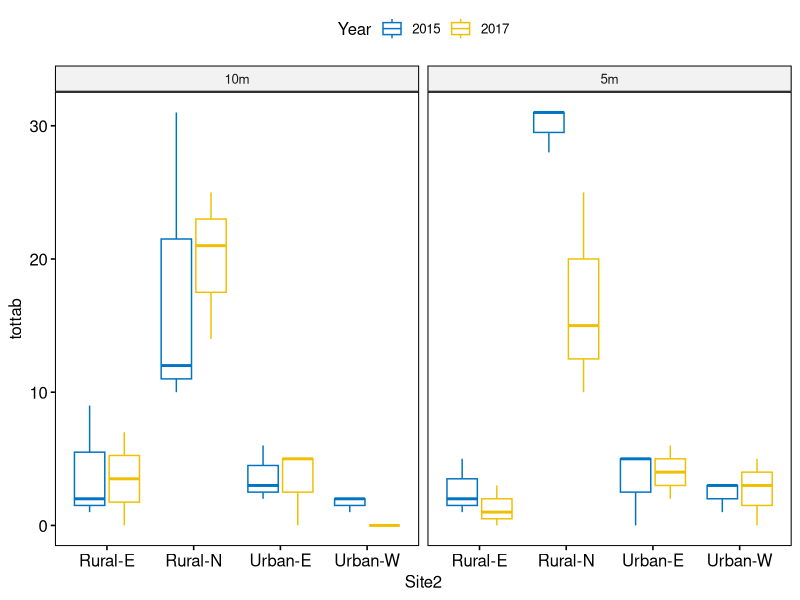
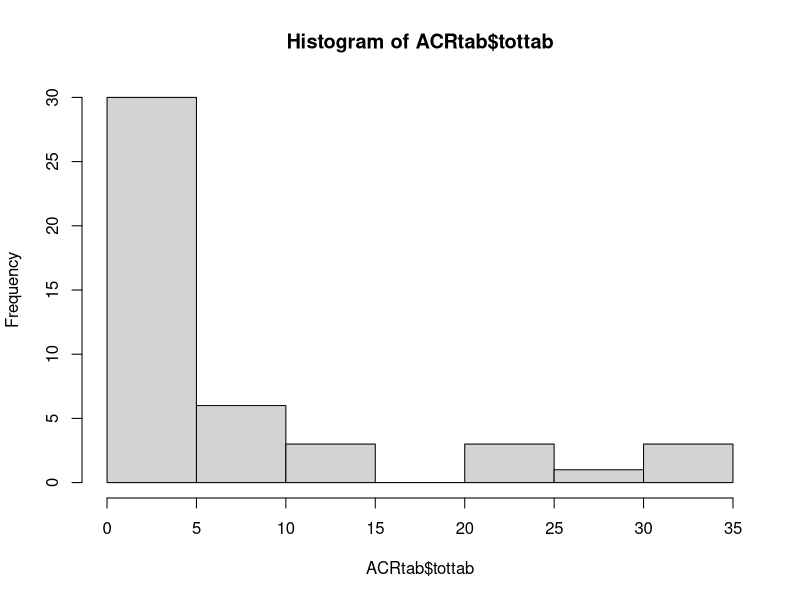
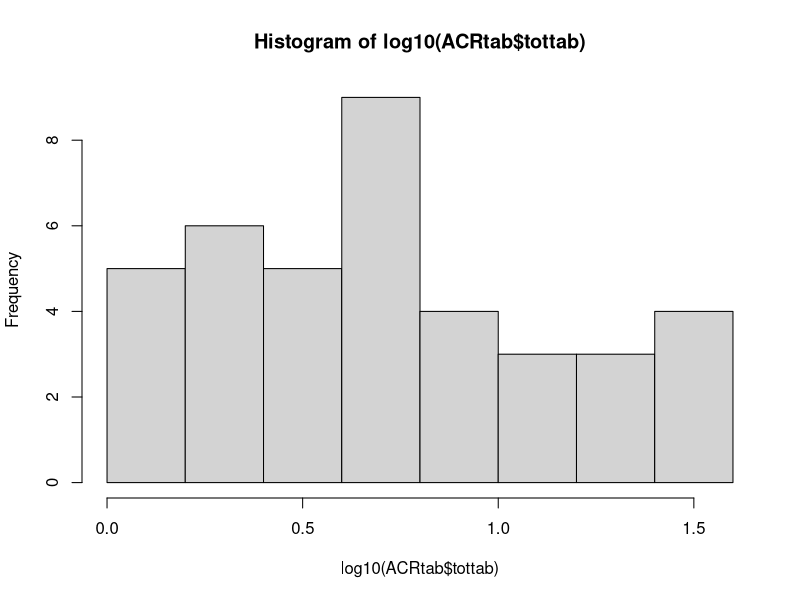
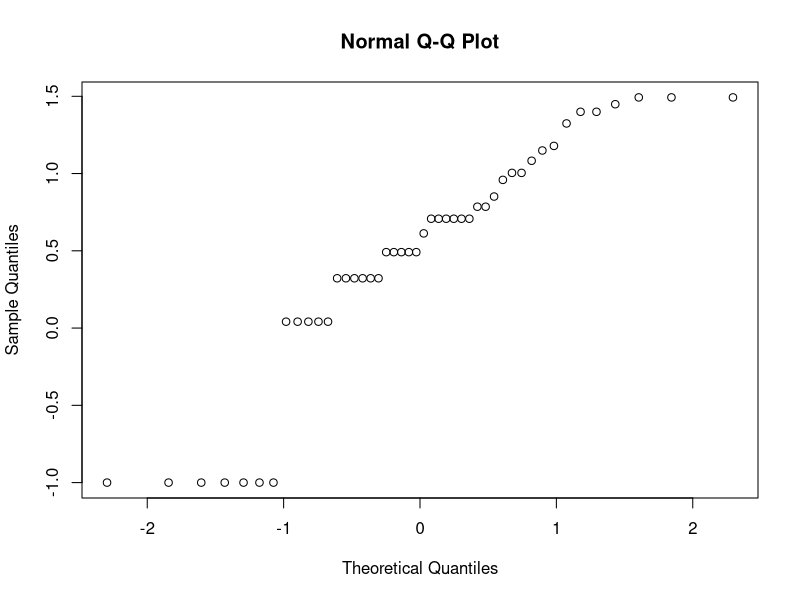
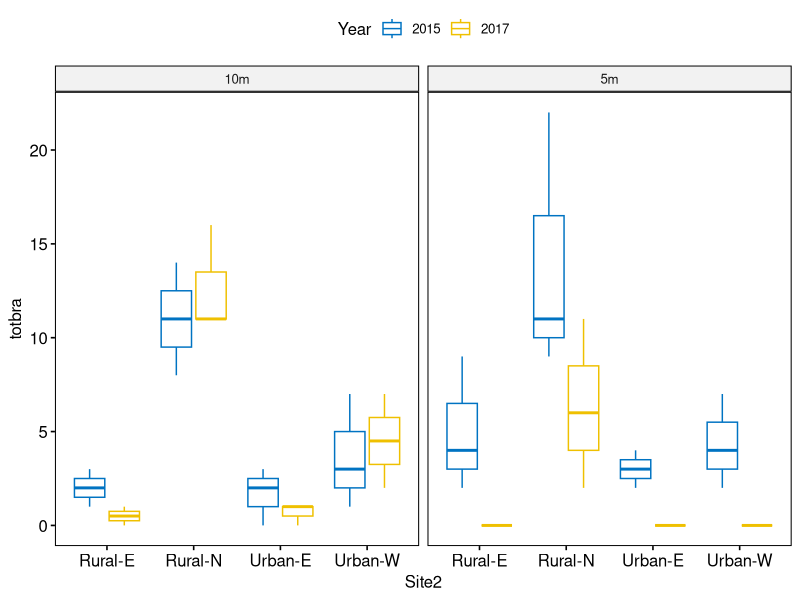
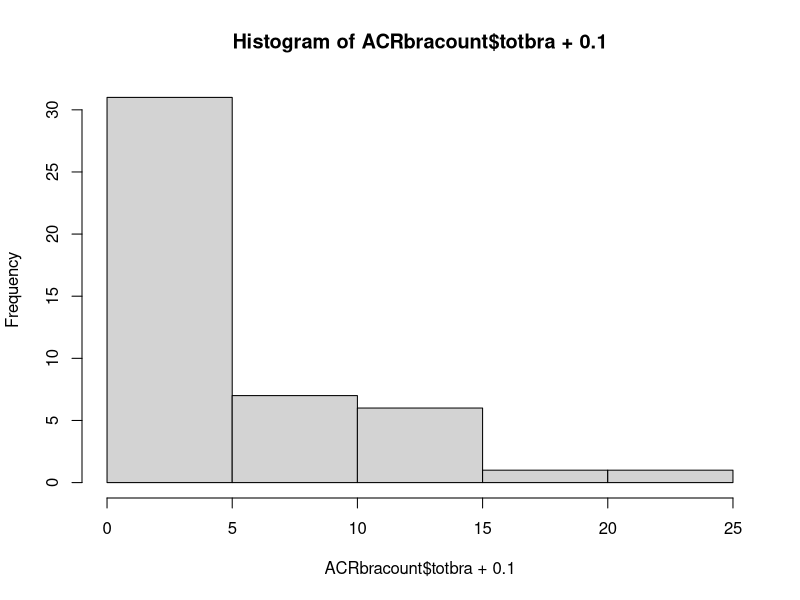
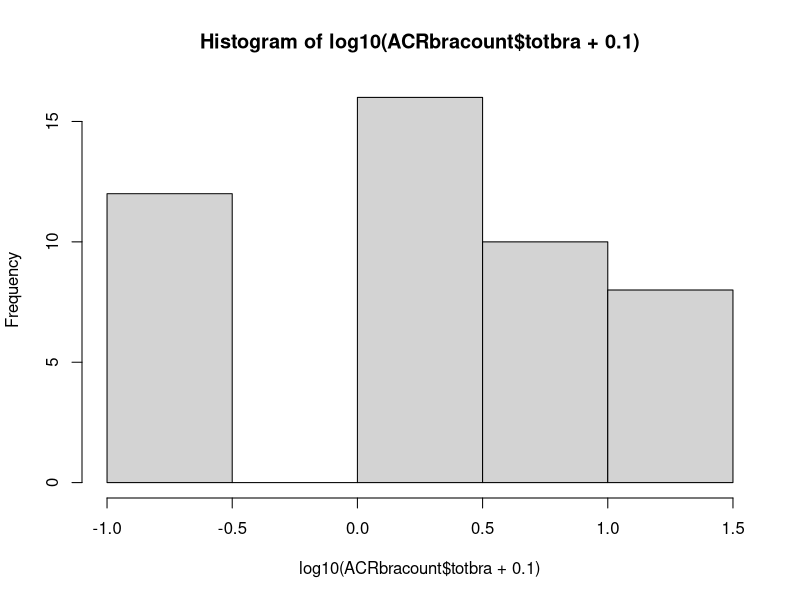
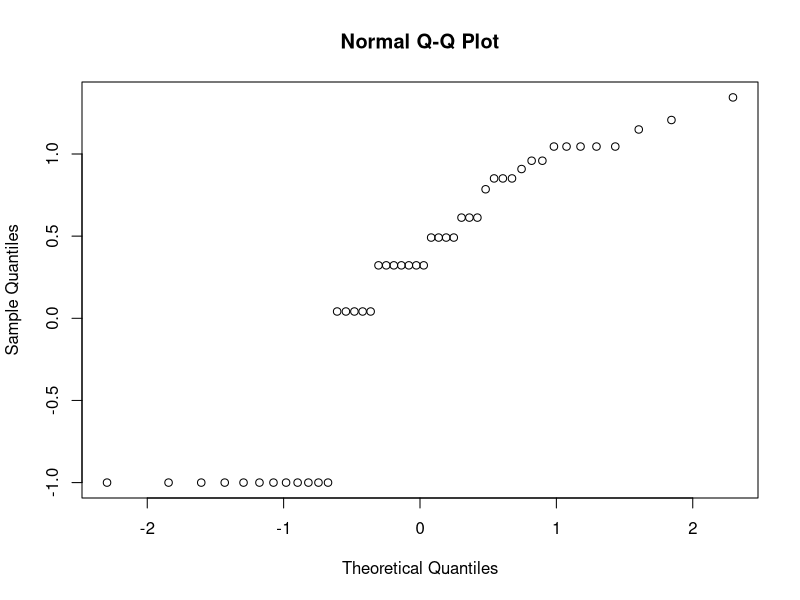

R code for these plots, in order:
## ---- chunk 1
knitr::opts_chunk$set(echo = TRUE)
## ---- chunk 2
library(here) # to use relative file paths to read in data
library(readr)
comp1517 <- read_csv(here("data/CoralHealth-2015-2017edit092021-R-genmorph.csv")) 

library(dplyr)
comp1517_factor <- comp1517 %>%  mutate(across(where(is.character),as.factor))
   
comp1517_factor$Year <- as.factor(comp1517_factor$Year) # year also as a factor

head(comp1517_factor)
## ---- chunk 3
comp1517_factor$long_id <-  as.factor(paste(comp1517_factor$Site2, comp1517_factor$Depth, comp1517_factor$Transect,
                                            sep = "_"))

levels(comp1517_factor$long_id)

ids <- read.csv(here::here("data/unique_ids.csv"))

comp1517_factor <- inner_join(comp1517_factor, ids,
                              by = 'long_id')
comp1517_factor$num_id <- as.factor(comp1517_factor$num_id)
## ---- chunk 4
library(tidyr)

ACRcount <- comp1517_factor %>% 
   group_by(Year, Site2, Depth, Transect, num_id, GEN, morph) %>% 
   dplyr::summarize(totmorph = sum(Number)) %>% 
        filter(GEN == "ACR") %>% 
      pivot_wider(names_from = morph,
                  values_from = totmorph,
                  values_fill = 0) %>%
   pivot_longer(bush:bottle, names_to = 'morph',
                values_to = 'totmorph')

ACRtab <- ACRcount %>% 
   filter(morph == 'corym' | morph == 'tab') %>%
   dplyr::summarize(tottab = sum(totmorph))

library(ggpubr) 
ggboxplot(
  ACRtab, x = "Site2", y = "tottab", facet.by = 'Depth',
  color = "Year", palette = "jco"
  )

# check nomality
hist(ACRtab$tottab)
hist(log10(ACRtab$tottab))
qqnorm(log10(ACRtab$tottab+.1))
library(car)
leveneTest(tottab ~ Year * Site2 * Depth, data = ACRtab)
## ---- chunk 5
# normal anova
summary(aov(log10(tottab + .1) ~ Year * Site2 * Depth +
               Error(num_id), data = ACRtab))

# mixed model approach
library(nlme)
acr.lme <- lme(log10(tottab + .1 ) ~ Year *Site2 * Depth, 
               random = ~1|num_id,
               data = ACRtab, na.action = na.exclude)
#acr.lme
summary(acr.lme)
library(car)
Anova(acr.lme) # used
library(emmeans)
emmeans(acr.lme, list(pairwise ~ Site2), adjust = "tukey")
## ---- chunk 6
acr.lme2 <- lme(log10(tottab + .1) ~ Year *Site2 * Depth, 
                random = ~Year|num_id,
               data = ACRtab, na.action = na.exclude)

summary(acr.lme2)
Anova(acr.lme2)
emmeans(acr.lme, list(pairwise ~ Site2), adjust = "tukey")

anova(acr.lme, acr.lme2)  # not significantly different
## ---- chunk 7
ACRtabave <- ACRtab %>% 
   group_by( Site2, GEN) %>% 
   dplyr::summarize(ave = mean(tottab), SE = sd(tottab)/n())
ACRtabave
## ---- chunk 8
ACRbracount <- ACRcount %>% 
   filter(morph == "br" | morph == "bush" | morph == "stag") %>% 
   dplyr::summarize(totbra = sum(totmorph))

# boxplot
ggboxplot(
  ACRbracount, x = "Site2", y = "totbra", facet.by = 'Depth',
  color = "Year", palette = "jco"
  )

# check normality
hist(ACRbracount$totbra + 0.1)
hist(log10(ACRbracount$totbra +0.1))
qqnorm(log10(ACRbracount$totbra +0.1))
leveneTest(totbra ~ Year * Site2 * Depth, data = ACRbracount)
## ---- chunk 9
acrbra.lme <- lme(log10(totbra + 0.1) ~ Year * Site2 * Depth, 
                  random = ~1|num_id,
               data = ACRbracount, na.action = na.exclude)
acrbra.lme
summary(acrbra.lme) # lowest AIC
Anova(acrbra.lme)
emmeans(acr.lme, list(pairwise ~ Site2), adjust = "tukey")
emmeans(acr.lme, list(pairwise ~ Year), adjust = "tukey")
## ---- chunk 10
acrbra.lme2 <- lme(log10(totbra + 0.1) ~ Year * Site2 * Depth, random = ~Year|num_id,
               data = ACRbracount, na.action = na.exclude)
acrbra.lme2
summary(acrbra.lme2)
Anova(acrbra.lme2)

anova(acrbra.lme, acrbra.lme2) # models not significantly different 
## ---- chunk 11
# relevel factors 
ACRbracount$Depth <- relevel(ACRbracount$Depth, ref = "5m")

# average branching acroporid per site, depth, year
ACRbraave_site_d_yr <- ACRbracount %>% 
   group_by( Site2, Depth, Year, GEN) %>% 
   dplyr::summarize(ave = mean(totbra), SE = sd(totbra)/n()) 
ACRbraave_site_d_yr

ggplot(ACRbracount, 
       aes(x = Year, y = totbra, fill = Depth)) +
   geom_boxplot() +
   facet_wrap(vars(Site2)) +
   theme_classic() +
   theme(text = element_text(size = 16))

# save plot as pdf and jpg
ggsave(here::here("figures/ACRbra_counts_site_d_yr.pdf"), width = 7, height = 4)
ggsave(here::here("figures/ACRbra_counts_site_d_yr.jpg"), width = 7, height = 4)
